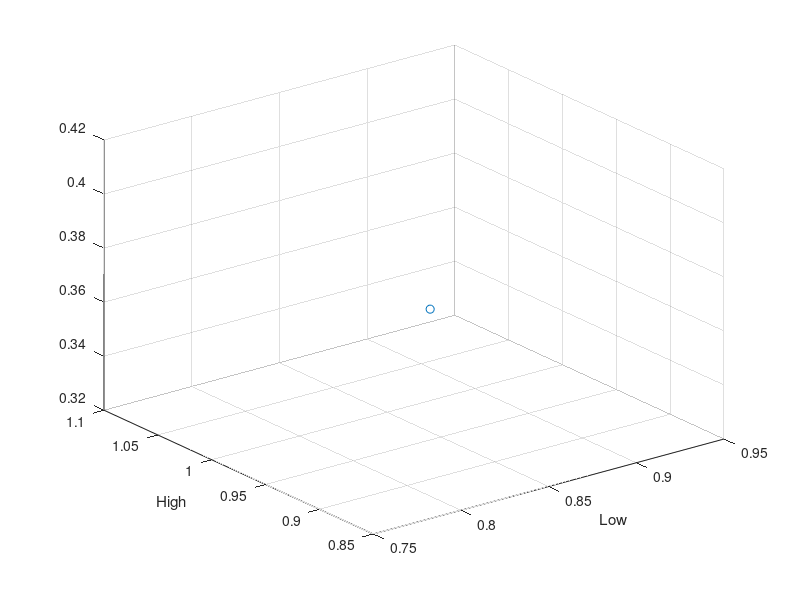
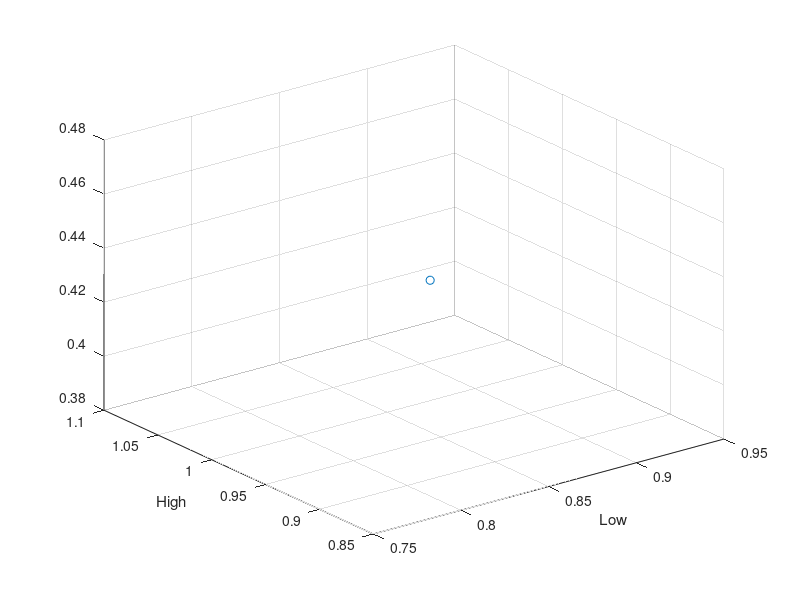

MATLAB code to generate these figures, in order:

clear all
load('meanCompare_edgeonly_15cluster_10superpix.mat')
batchFrames=[1:round(length(meanCompare)*0.5),round(length(meanCompare)*0.5)+1:length(meanCompare)];
counter=1; 
for low=0.85
    for high=0.96
        count=1;
        if high>low
            for i=1:length(batchFrames)
                if meanCompare(batchFrames(i),3)==474
                    if meanCompare(batchFrames(i),1) <low
                        predicted(count,1)= 0; predicted(count,2)= meanCompare(batchFrames(i),2);
                    elseif meanCompare(batchFrames(i),1)>=low ...
                            && meanCompare(batchFrames(i),1)<=high
                        predicted(count,1)= 0.5; predicted(count,2)= meanCompare(batchFrames(i),2);
                    elseif meanCompare(batchFrames(i),1)>high
                        predicted(count,1)= 1; predicted(count,2)= meanCompare(batchFrames(i),2);
                    end
                count=count+1;    
                end
            end
            divresult=[0,0;0,0;0,0];result=0;
            for k = 1:length(predicted)
                if(predicted(k,1) == predicted(k,2))
                    result=result+1;
                    divresult(predicted(k,2)*2+1,1) = divresult(predicted(k,2)*2+1,1) + 1;
                end
                try
                    divresult(predicted(k,2)*2+1,2) = divresult(predicted(k,2)*2+1,2) + 1;
                catch
                    'pr'
                end
            end
            for mn=1:3
                meanresult(mn)=divresult(mn,1)/divresult(mn,2);
            end
            result=result/length(predicted);
            res=mean(meanresult);
            clear ('predicted'); clear('divresult');
            divresults(1:3,counter)=[low,high,res];
            results(1:3,counter)=[low,high,result];
            counter=counter+1;
        end
    end
end
%[X,Y] = meshgrid(0:0.01:1, 0:0.01:1);
%Qdivresults = griddata(divresults(1,:)',divresults(2,:)',divresults(3,:)',X,Y,'cubic');
%Qresults = griddata(results(1,:)',results(2,:)',results(3,:)',X,Y,'cubic');
figure(1)
%contourf(Qdivresults,[0:0.1:1],'LineStyle','none');
scatter3(divresults(1,:),divresults(2,:),divresults(3,:))
[Maxdiv,Idiv]=max(divresults(3,:));
fprintf('the averaged accuracy is %d\n', Maxdiv);
fprintf('Low %d\n', divresults(1,Idiv));
fprintf('High %d\n', divresults(2,Idiv));

xlabel ('Low')
ylabel ('High')


figure(2)
%contourf(Qresults,[0:0.1:1],'LineStyle','none');
scatter3(results(1,:),results(2,:),results(3,:))
[Max,I]=max(results(3,:));
fprintf('the Total accuracy is %d\n', Max);
fprintf('Low %d\n', results(1,I));
fprintf('High %d\n', results(2,I));
xlabel ('Low')
ylabel ('High')
